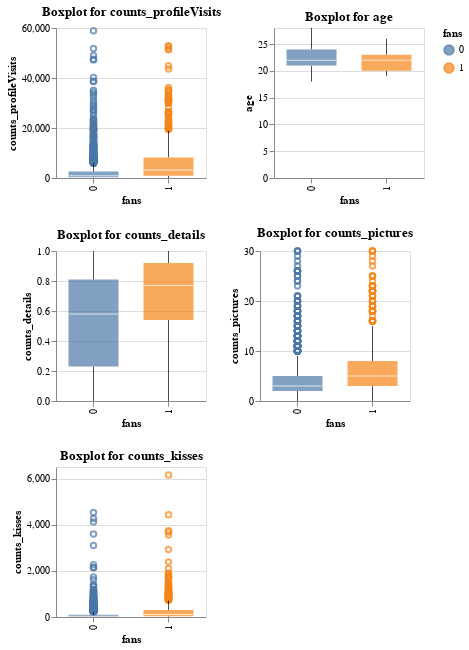

Notebook code for this chart:
### Markdown cell above
Aufgrund der starken Unterschiedlichkeit der Datensatzanzahl für die beiden Ausprägungen (Verhältnis 1 zu 3) ist ein Histogramm nur bedingt hilfreich. Ein Boxplot bietet in diesem Fall eine bessere Übersicht

### Code cell
charts = []
for column in selected_columns:
    chart = alt.Chart(df_train_lor).mark_boxplot(
        size=50,
        opacity=0.7
    ).encode(
        x='fans:N',
        y=alt.Y(f'{column}:Q', scale=alt.Scale(zero=True)),
        color='fans:N'
    ).properties(width=150, height=150, title=f'Boxplot for {column}')

    charts.append(chart)

alt.vconcat(*[alt.hconcat(*charts[i:i+2]) for i in range(0, len(charts), 2)])

### Figure 1 — Vega-Lite specification as saved in the notebook (floating-point values rounded to 4 significant figures; data arrays with more than 128 entries replaced by an {"elided": "..."} marker saying what was removed)
{"config": {"view": {"continuousWidth": 300, "continuousHeight": 300}}, "vconcat": [{"hconcat": [{"mark": {"type": "boxplot", "opacity": 0.7, "size": 50}, "encoding": {"color": {"field": "fans", "type": "nominal"}, "x": {"field": "fans", "type": "nominal"}, "y": {"field": "counts_profileVisits", "scale": {"zero": true}, "type": "quantitative"}}, "height": 150, "title": "Boxplot for counts_profileVisits", "width": 150}, {"mark": {"type": "boxplot", "opacity": 0.7, "size": 50}, "encoding": {"color": {"field": "fans", "type": "nominal"}, "x": {"field": "fans", "type": "nominal"}, "y": {"field": "age", "scale": {"zero": true}, "type": "quantitative"}}, "height": 150, "title": "Boxplot for age", "width": 150}]}, {"hconcat": [{"mark": {"type": "boxplot", "opacity": 0.7, "size": 50}, "encoding": {"color": {"field": "fans", "type": "nominal"}, "x": {"field": "fans", "type": "nominal"}, "y": {"field": "counts_details", "scale": {"zero": true}, "type": "quantitative"}}, "height": 150, "title": "Boxplot for counts_details", "width": 150}, {"mark": {"type": "boxplot", "opacity": 0.7, "size": 50}, "encoding": {"color": {"field": "fans", "type": "nominal"}, "x": {"field": "fans", "type": "nominal"}, "y": {"field": "counts_pictures", "scale": {"zero": true}, "type": "quantitative"}}, "height": 150, "title": "Boxplot for counts_pictures", "width": 150}]}, {"hconcat": [{"mark": {"type": "boxplot", "opacity": 0.7, "size": 50}, "encoding": {"color": {"field": "fans", "type": "nominal"}, "x": {"field": "fans", "type": "nominal"}, "y": {"field": "counts_kisses", "scale": {"zero": true}, "type": "quantitative"}}, "height": 150, "title": "Boxplot for counts_kisses", "width": 150}]}], "data": {"name": "data-199281b539a2d28143d313b4d9163eba"}, "$schema": "https://vega.github.io/schema/vega-lite/v5.8.0.json", "datasets": {"data-199281b539a2d28143d313b4d9163eba": {"elided": "2740 records"}}}
